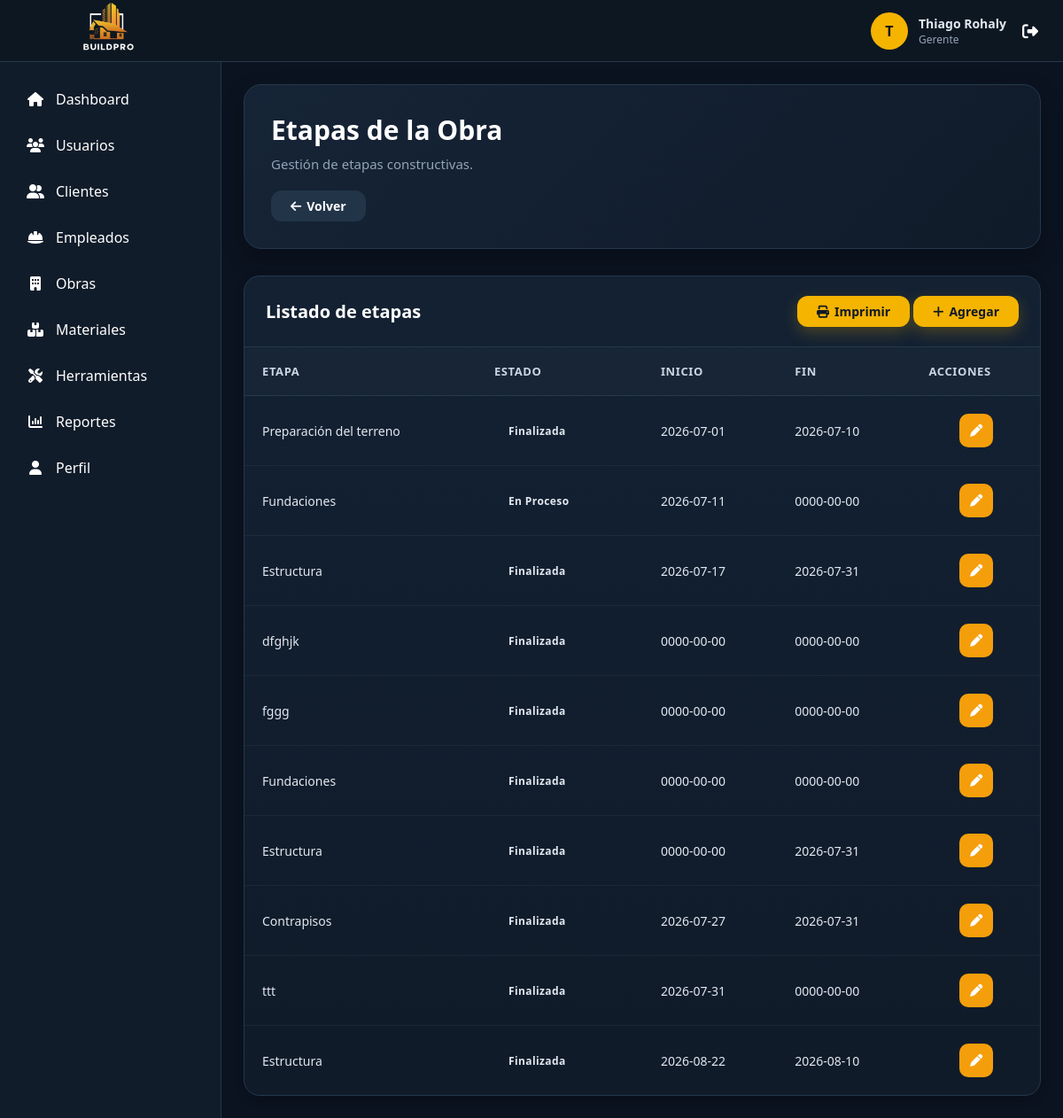
The page /controladores/EtapaController.php?accion=listar&id_obra=9 (signed in) on the database its author committed.
### tables this page shows
CREATE TABLE `etapa_obra` (
  `id_etapa` int(11) NOT NULL,
  `id_obra` int(11) NOT NULL,
  `nombre_etapa` varchar(100) NOT NULL,
  `descripcion` text DEFAULT NULL,
  `fecha_inicio` date DEFAULT NULL,
  `fecha_fin` date DEFAULT NULL,
  `estado` enum('Pendiente','En Proceso','Finalizada','Cancelada') DEFAULT NULL
);

### modelos/Conexion.php (called while the page is built)
<?php
class Conexion {
    private $host = "localhost";
    private $usuario = "root";
    private $password = "";
    private $baseDatos = "constructora";
    public function conectar(){
        try {
            $conexion = new PDO(
                "mysql:host=".$this->host.";dbname=".$this->baseDatos.";charset=utf8",
                $this->usuario,
                $this->password
            );
            $conexion->setAttribute(
                PDO::ATTR_ERRMODE,
                PDO::ERRMODE_EXCEPTION
            );
            return $conexion;
        } catch(PDOException $e){
            die("Error de conexión: ".$e->getMessage());
        }
    }
}
?>

### modelos/Etapa.php (called while the page is built, shortened)
<?php
require_once "Conexion.php";
class Etapa
{
    private $conexion;
    public function __construct()
    {
        $db = new Conexion();
        $this->conexion = $db->conectar();
    }
    public function obtenerPorObra($id_obra)
    {
        $sql = "SELECT *
                FROM etapa_obra
                WHERE id_obra = :id_obra
                ORDER BY id_etapa ASC";
        $consulta = $this->conexion->prepare($sql);
        $consulta->bindParam(
            ":id_obra",
            $id_obra
        );
        $consulta->execute();
        return $consulta->fetchAll(PDO::FETCH_ASSOC);
    }
}

### vistas/obras/etapas/index.php (the view, shortened to what this page needs)
<?php
require_once __DIR__ . "/../../../layouts/header.php";
require_once __DIR__ . "/../../../layouts/sidebar.php";
?>
<main class="content">
    <div class="page-header">
        <div>
            <h1 class="page-title">
                Etapas de la Obra
            </h1>
            <p>
                Gestión de etapas constructivas.
            </p>
        </div>
        <a href="/empresa_constructora/vistas/obras/ver.php?id=<?= $_GET["id_obra"] ?>" class="btn btn-secondary">
            <i class="fa-solid fa-arrow-left"></i>
            Volver
        </a>
    </div>
    <div class="table-container">
        <div class="table-header">
            <h2>
                Listado de etapas
            </h2>
            <div>
               <button
                    onclick="window.print()"
                    class="btn btn-primary">
                    <i class="fa-solid fa-print"></i>
                    Imprimir
                </button>
            <a href="../vistas/obras/etapas/crear.php?id_obra=<?= $_GET["id_obra"] ?>" class="btn btn-primary">
                <i class="fa-solid fa-plus"></i>
                Agregar
            </a>
            </div>
        </div>
               <?php if (count($etapas) > 0) { ?>
        <table class="table">
            <thead>
                <tr>
                    <th>Etapa</th>
                    <th>Estado</th>
                    <th>Inicio</th>
                    <th>Fin</th>
                    <th class="no-print">Acciones</th>
                </tr>
            </thead>
            <tbody>
                <?php foreach ($etapas as $etapa): ?>
                    <tr>
                        <td>
                            <?= htmlspecialchars($etapa["nombre_etapa"]) ?>
                        </td>
                        <td>
                            <span class="badge">
                                <?= htmlspecialchars($etapa["estado"]) ?>
                            </span>
                        </td>
                        <td>
                            <?= $etapa["fecha_inicio"] ?>
                        </td>
                        <td>
                            <?= $etapa["fecha_fin"] ?>
                        </td>
                        <td>
                            <div class="table-actions">
                            <a href="/empresa_constructora/controladores/EtapaController.php?accion=editar&id=<?= $etapa["id_etapa"] ?>"
                                class="btn btn-warning">
                                <i class="fa-solid fa-pen"></i>
                            </a>
                            </div>
                        </td>
                    </tr>
                <?php endforeach; ?>
            </tbody>
        </table>
        <?php } ?>
    </div>
</main>
<?php require_once __DIR__ . "/../../../layouts/footer.php"; ?>

### assets/css/layout.css (style rules this page uses)
:root { --bg:#070d14; --surface:#111e2b; --surface-light:#182838; --surface-hover:#223448; --primary:#ffb703; --primary-hover:#fb8500; --text:#ffffff; --text-secondary:#94a3b8; --border:rgba(255,255,255,.08); --sidebar-width:250px; --navbar-height:70px; --radius:14px; --shadow: 0 8px 30px rgba(0,0,0,.25); }
* { margin:0; padding:0; box-sizing:border-box; font-family:"Segoe UI",sans-serif; }
html, body { width:100%; min-height:100%; overflow-x:hidden; }
body { background:var(--bg); color:var(--text); }
.content { margin-left:var(--sidebar-width); margin-top:var(--navbar-height); min-height:calc(100vh - var(--navbar-height)); padding:30px; background:var(--bg); }
.page-title { margin-bottom:25px; }
@media (max-width:1200px) { .content { padding:25px; } }
.content { transition: margin-left .30s ease, width .30s ease, padding .30s ease; }
table { width:100%; }
button, input, select, textarea { font:inherit; }
a { color:inherit; }

### assets/css/components.css (style rules this page uses)
:root { --bg: #0b1320; --surface: #111c2a; --surface-light: #182536; --surface-hover: #1d2d42; --border: #24384d; --primary: #f4b400; --primary-hover: #df9f00; --success: #22c55e; --danger: #ef4444; --warning: #f59e0b; --info: #3b82f6; --white: #ffffff; --text: #e2e8f0; --text-secondary: #94a3b8; --radius: 18px; --shadow-sm: 0 4px 12px rgba(0, 0, 0, 0.18); --shadow-md: 0 10px 25px rgba(0, 0, 0, 0.25); --shadow-lg: 0 18px 45px rgba(0, 0, 0, 0.35); }
* { margin: 0; padding: 0; box-sizing: border-box; }
body { background: var(--bg); color: var(--text); font-family: "Poppins", sans-serif; }
.btn { display: inline-flex; align-items: center; justify-content: center; gap: 10px; height: 35px; padding: 0 22px; border: none; border-radius: 12px; cursor: pointer; text-decoration: none; font-size: 14px; font-weight: 600; transition: 0.25s; }
.btn-primary { background: var(--primary); color: #111827; box-shadow: 0 6px 18px rgba(244, 180, 0, 0.25); }
.btn-warning { background: var(--warning); color: white; }
.btn-secondary { background: #223448; color: white; }
.table-container { margin-top: 30px; background: linear-gradient(180deg, #132133, #101b29); border: 1px solid var(--border); border-radius: 18px; overflow: hidden; box-shadow: var(--shadow-sm); }
.table-header { display: flex; justify-content: space-between; align-items: center; padding: 22px 24px; border-bottom: 1px solid var(--border); }
.table-header h2 { font-size: 20px; color: white; font-weight: 600; }
.table { width: 100%; border-collapse: collapse; }
.table thead { background: #182536; }
.table th { padding: 18px 20px; text-align: left; color: #cbd5e1; font-size: 13px; font-weight: 600; letter-spacing: 0.6px; text-transform: uppercase; border-bottom: 1px solid var(--border); }
.table td { padding: 18px 20px; border-bottom: 1px solid rgba(255, 255, 255, 0.05); font-size: 14px; color: var(--text); }
.table tbody tr { transition: 0.25s; }
.table tbody tr:last-child td { border-bottom: none; }
.table-actions { display: flex; align-items: center; justify-content: center; gap: 8px; white-space: nowrap; }
.table-actions .btn { width: 38px; height: 38px; padding: 0; border-radius: 10px; }
.badge { display: inline-flex; align-items: center; justify-content: center; padding: 8px 16px; border-radius: 30px; font-size: 12px; font-weight: 700; letter-spacing: 0.4px; }
.page-header { display: flex; justify-content: space-between; align-items: center; gap: 20px; margin-bottom: 30px; padding: 30px; background: linear-gradient(135deg, #162437, #101b29); border: 1px solid var(--border); border-radius: 20px; box-shadow: var(--shadow-md); }
.page-header h1 { color: white; font-size: 30px; font-weight: 700; margin-bottom: 8px; }
.page-header p { color: var(--text-secondary); font-size: 15px; }
@media (max-width: 1200px) { .page-header { flex-direction: column; align-items: flex-start; } }
.table-container { width: 100%; overflow-x: auto; }
.table { min-width: 900px; }
.table td:last-child { white-space: nowrap; }
.table td:last-child .btn { display: inline-flex; align-items: center; justify-content: center; margin: 2px; }
.btn { display: inline-flex; align-items: center; justify-content: center; gap: 6px; white-space: nowrap; }

### rows shown on the page
etapa_obra: nombre_etapa "Preparación del terreno", estado "Finalizada", fecha_inicio "2026-07-01", fecha_fin "2026-07-10"
etapa_obra: nombre_etapa "Fundaciones", estado "En Proceso", fecha_inicio "2026-07-11", fecha_fin "0000-00-00"
etapa_obra: nombre_etapa "Estructura", estado "Finalizada", fecha_inicio "2026-07-17", fecha_fin "2026-07-31"
etapa_obra: nombre_etapa "dfghjk", estado "Finalizada", fecha_inicio "0000-00-00", fecha_fin "0000-00-00"
etapa_obra: nombre_etapa "fggg", estado "Finalizada", fecha_inicio "0000-00-00", fecha_fin "0000-00-00"
etapa_obra: nombre_etapa "Fundaciones", estado "Finalizada", fecha_inicio "0000-00-00", fecha_fin "0000-00-00"
etapa_obra: nombre_etapa "Estructura", estado "Finalizada", fecha_inicio "0000-00-00", fecha_fin "2026-07-31"
etapa_obra: nombre_etapa "Contrapisos", estado "Finalizada", fecha_inicio "2026-07-27", fecha_fin "2026-07-31"
etapa_obra: nombre_etapa "ttt", estado "Finalizada", fecha_inicio "2026-07-31", fecha_fin "0000-00-00"
etapa_obra: nombre_etapa "Estructura", estado "Finalizada", fecha_inicio "2026-08-22", fecha_fin "2026-08-10"

### other values the page prints
substr($_SESSION['usuario']['nombre'],0,1) "T"
$_SESSION['usuario']['nombre'] "Thiago"
$_SESSION['usuario']['apellido'] "Rohaly"
$_SESSION['usuario']['rol'] "Gerente"
$item[1] "Dashboard"
$item[1] "Usuarios"
$item[1] "Clientes"
$item[1] "Empleados"
$item[1] "Obras"
$item[1] "Materiales"
$item[1] "Herramientas"
$item[1] "Reportes"
$item[1] "Perfil"
